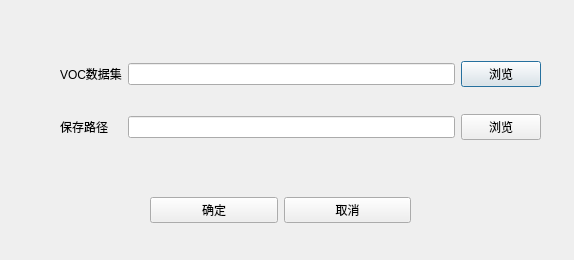
<?xml version="1.0" encoding="UTF-8"?>
<ui version="4.0">
 <class>YOLOTRANS</class>
 <widget class="QDialog" name="YOLOTRANS">
  <property name="geometry">
   <rect>
    <x>0</x>
    <y>0</y>
    <width>574</width>
    <height>260</height>
   </rect>
  </property>
  <property name="windowTitle">
   <string>VOC2YOLO</string>
  </property>
  <widget class="QWidget" name="">
   <property name="geometry">
    <rect>
     <x>60</x>
     <y>40</y>
     <width>481</width>
     <height>121</height>
    </rect>
   </property>
   <layout class="QGridLayout" name="gridLayout">
    <item row="0" column="0">
     <widget class="QLabel" name="label">
      <property name="text">
       <string>VOC数据集</string>
      </property>
     </widget>
    </item>
    <item row="0" column="1">
     <widget class="QLineEdit" name="lineEditinDIR"/>
    </item>
    <item row="0" column="2">
     <widget class="QPushButton" name="pushButtoninput">
      <property name="text">
       <string>浏览</string>
      </property>
     </widget>
    </item>
    <item row="1" column="0">
     <widget class="QLabel" name="label_2">
      <property name="text">
       <string>保存路径</string>
      </property>
     </widget>
    </item>
    <item row="1" column="1">
     <widget class="QLineEdit" name="lineEdit_outDir"/>
    </item>
    <item row="1" column="2">
     <widget class="QPushButton" name="pushButton_outDir">
      <property name="text">
       <string>浏览</string>
      </property>
     </widget>
    </item>
   </layout>
  </widget>
  <widget class="QWidget" name="">
   <property name="geometry">
    <rect>
     <x>150</x>
     <y>190</y>
     <width>261</width>
     <height>41</height>
    </rect>
   </property>
   <layout class="QHBoxLayout" name="horizontalLayout">
    <item>
     <widget class="QPushButton" name="pushButton_ok">
      <property name="text">
       <string>确定</string>
      </property>
     </widget>
    </item>
    <item>
     <widget class="QPushButton" name="pushButton_cancel">
      <property name="text">
       <string>取消</string>
      </property>
     </widget>
    </item>
   </layout>
  </widget>
 </widget>
 <resources/>
 <connections/>
</ui>
